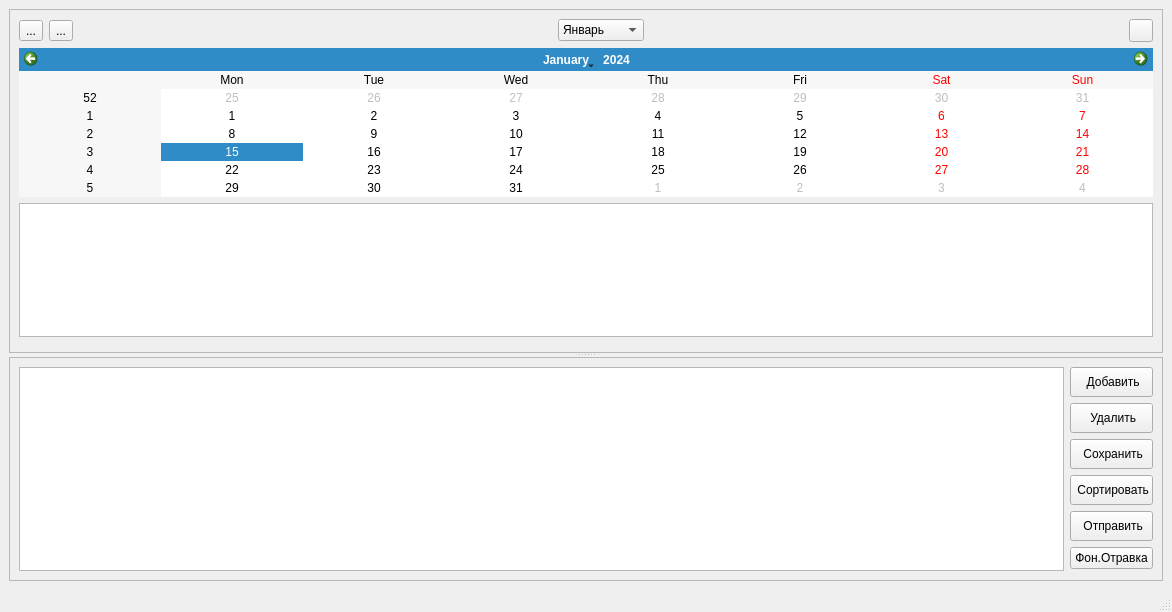
<?xml version="1.0" encoding="UTF-8"?>
<ui version="4.0">
 <class>MainWindow</class>
 <widget class="QMainWindow" name="MainWindow">
  <property name="geometry">
   <rect>
    <x>0</x>
    <y>0</y>
    <width>1172</width>
    <height>612</height>
   </rect>
  </property>
  <property name="windowTitle">
   <string>Календарь дней рождения</string>
  </property>
  <widget class="QWidget" name="centralwidget">
   <layout class="QGridLayout" name="gridLayout_4">
    <item row="0" column="0">
     <widget class="QSplitter" name="splitter">
      <property name="orientation">
       <enum>Qt::Vertical</enum>
      </property>
      <widget class="QFrame" name="frame_Widgets">
       <property name="frameShape">
        <enum>QFrame::StyledPanel</enum>
       </property>
       <property name="frameShadow">
        <enum>QFrame::Raised</enum>
       </property>
       <layout class="QGridLayout" name="gridLayout_2">
        <item row="1" column="0">
         <widget class="QCalendarWidget" name="calendarWidget">
          <property name="styleSheet">
           <string notr="true"/>
          </property>
         </widget>
        </item>
        <item row="0" column="0">
         <layout class="QHBoxLayout" name="horizontalLayout">
          <item>
           <widget class="QToolButton" name="tb_Vacation">
            <property name="text">
             <string>...</string>
            </property>
            <property name="icon">
             <iconset resource="resources.qrc">
              <normaloff>:/src/resources/Icon/image.png</normaloff>:/src/resources/Icon/image.png</iconset>
            </property>
            <property name="checkable">
             <bool>true</bool>
            </property>
           </widget>
          </item>
          <item>
           <widget class="QToolButton" name="tb_Chat">
            <property name="text">
             <string>...</string>
            </property>
            <property name="icon">
             <iconset resource="resources.qrc">
              <normaloff>:/src/resources/Icon/chat.png</normaloff>:/src/resources/Icon/chat.png</iconset>
            </property>
            <property name="checkable">
             <bool>true</bool>
            </property>
           </widget>
          </item>
          <item>
           <spacer name="horizontalSpacer">
            <property name="orientation">
             <enum>Qt::Horizontal</enum>
            </property>
            <property name="sizeHint" stdset="0">
             <size>
              <width>40</width>
              <height>20</height>
             </size>
            </property>
           </spacer>
          </item>
          <item>
           <widget class="QComboBox" name="cb_Vacation">
            <item>
             <property name="text">
              <string>Январь</string>
             </property>
            </item>
            <item>
             <property name="text">
              <string>Февраль</string>
             </property>
            </item>
            <item>
             <property name="text">
              <string>Март</string>
             </property>
            </item>
            <item>
             <property name="text">
              <string>Апрель</string>
             </property>
            </item>
            <item>
             <property name="text">
              <string>Май</string>
             </property>
            </item>
            <item>
             <property name="text">
              <string>Июнь</string>
             </property>
            </item>
            <item>
             <property name="text">
              <string>Июль</string>
             </property>
            </item>
            <item>
             <property name="text">
              <string>Август</string>
             </property>
            </item>
            <item>
             <property name="text">
              <string>Сентярбь</string>
             </property>
            </item>
            <item>
             <property name="text">
              <string>Октябрь</string>
             </property>
            </item>
            <item>
             <property name="text">
              <string>Ноябрь</string>
             </property>
            </item>
            <item>
             <property name="text">
              <string>Декабрь</string>
             </property>
            </item>
           </widget>
          </item>
          <item>
           <spacer name="horizontalSpacer_4">
            <property name="orientation">
             <enum>Qt::Horizontal</enum>
            </property>
            <property name="sizeHint" stdset="0">
             <size>
              <width>40</width>
              <height>20</height>
             </size>
            </property>
           </spacer>
          </item>
          <item>
           <widget class="QToolButton" name="tb_Style">
            <property name="text">
             <string notr="true"/>
            </property>
            <property name="icon">
             <iconset resource="resources.qrc">
              <normaloff>:/src/resources/Icon/sun.png</normaloff>
              <selectedon>:/src/resources/Icon/sunBlack.png</selectedon>:/src/resources/Icon/sun.png</iconset>
            </property>
            <property name="checkable">
             <bool>true</bool>
            </property>
           </widget>
          </item>
         </layout>
        </item>
        <item row="2" column="0">
         <widget class="QTableView" name="tableView_Vacation"/>
        </item>
        <item row="3" column="0">
         <widget class="ChatWidget" name="chatWidget" native="true"/>
        </item>
       </layout>
      </widget>
      <widget class="QFrame" name="frame_DataBase">
       <property name="frameShape">
        <enum>QFrame::StyledPanel</enum>
       </property>
       <property name="frameShadow">
        <enum>QFrame::Raised</enum>
       </property>
       <layout class="QGridLayout" name="gridLayout">
        <item row="0" column="0">
         <layout class="QHBoxLayout" name="horizontalLayout_4">
          <item>
           <widget class="QTableView" name="tableView"/>
          </item>
          <item>
           <layout class="QVBoxLayout" name="verticalLayout">
            <item>
             <widget class="QPushButton" name="pb_Add">
              <property name="sizePolicy">
               <sizepolicy hsizetype="Minimum" vsizetype="Maximum">
                <horstretch>0</horstretch>
                <verstretch>0</verstretch>
               </sizepolicy>
              </property>
              <property name="minimumSize">
               <size>
                <width>0</width>
                <height>30</height>
               </size>
              </property>
              <property name="styleSheet">
               <string notr="true"/>
              </property>
              <property name="text">
               <string> Добавить</string>
              </property>
              <property name="icon">
               <iconset resource="resources.qrc">
                <normaloff>:/src/resources/Icon/plus.png</normaloff>:/src/resources/Icon/plus.png</iconset>
              </property>
             </widget>
            </item>
            <item>
             <widget class="QPushButton" name="pb_Del">
              <property name="sizePolicy">
               <sizepolicy hsizetype="Minimum" vsizetype="Fixed">
                <horstretch>0</horstretch>
                <verstretch>0</verstretch>
               </sizepolicy>
              </property>
              <property name="minimumSize">
               <size>
                <width>0</width>
                <height>30</height>
               </size>
              </property>
              <property name="styleSheet">
               <string notr="true"/>
              </property>
              <property name="text">
               <string> Удалить</string>
              </property>
              <property name="icon">
               <iconset resource="resources.qrc">
                <normaloff>:/src/resources/Icon/cancel.png</normaloff>:/src/resources/Icon/cancel.png</iconset>
              </property>
             </widget>
            </item>
            <item>
             <widget class="QPushButton" name="pb_Save">
              <property name="sizePolicy">
               <sizepolicy hsizetype="Minimum" vsizetype="Fixed">
                <horstretch>0</horstretch>
                <verstretch>0</verstretch>
               </sizepolicy>
              </property>
              <property name="minimumSize">
               <size>
                <width>0</width>
                <height>30</height>
               </size>
              </property>
              <property name="text">
               <string> Сохранить</string>
              </property>
              <property name="icon">
               <iconset resource="resources.qrc">
                <normaloff>:/src/resources/Icon/save.png</normaloff>:/src/resources/Icon/save.png</iconset>
              </property>
             </widget>
            </item>
            <item>
             <widget class="QPushButton" name="pb_Sort">
              <property name="sizePolicy">
               <sizepolicy hsizetype="Fixed" vsizetype="Fixed">
                <horstretch>0</horstretch>
                <verstretch>0</verstretch>
               </sizepolicy>
              </property>
              <property name="minimumSize">
               <size>
                <width>0</width>
                <height>30</height>
               </size>
              </property>
              <property name="text">
               <string> Сортировать</string>
              </property>
              <property name="icon">
               <iconset resource="resources.qrc">
                <normaloff>:/src/resources/Icon/text-alignment.png</normaloff>:/src/resources/Icon/text-alignment.png</iconset>
              </property>
             </widget>
            </item>
            <item>
             <widget class="QPushButton" name="pb_Send">
              <property name="sizePolicy">
               <sizepolicy hsizetype="Minimum" vsizetype="Fixed">
                <horstretch>0</horstretch>
                <verstretch>0</verstretch>
               </sizepolicy>
              </property>
              <property name="minimumSize">
               <size>
                <width>0</width>
                <height>30</height>
               </size>
              </property>
              <property name="text">
               <string> Отправить</string>
              </property>
              <property name="icon">
               <iconset resource="resources.qrc">
                <normaloff>:/src/resources/Icon/follow-up.png</normaloff>:/src/resources/Icon/follow-up.png</iconset>
              </property>
             </widget>
            </item>
            <item>
             <widget class="QPushButton" name="pb_Send_Shadow">
              <property name="sizePolicy">
               <sizepolicy hsizetype="Minimum" vsizetype="Fixed">
                <horstretch>0</horstretch>
                <verstretch>0</verstretch>
               </sizepolicy>
              </property>
              <property name="text">
               <string>Фон.Отравка</string>
              </property>
             </widget>
            </item>
            <item>
             <spacer name="verticalSpacer">
              <property name="orientation">
               <enum>Qt::Vertical</enum>
              </property>
              <property name="sizeHint" stdset="0">
               <size>
                <width>20</width>
                <height>40</height>
               </size>
              </property>
             </spacer>
            </item>
           </layout>
          </item>
         </layout>
        </item>
       </layout>
      </widget>
     </widget>
    </item>
   </layout>
  </widget>
  <widget class="QMenuBar" name="menubar">
   <property name="geometry">
    <rect>
     <x>0</x>
     <y>0</y>
     <width>1172</width>
     <height>21</height>
    </rect>
   </property>
  </widget>
  <widget class="QStatusBar" name="statusbar"/>
 </widget>
 <customwidgets>
  <customwidget>
   <class>ChatWidget</class>
   <extends>QWidget</extends>
   <header location="global">Chat/ChatWidget.h</header>
   <container>1</container>
  </customwidget>
 </customwidgets>
 <resources>
  <include location="resources.qrc"/>
 </resources>
 <connections/>
</ui>
